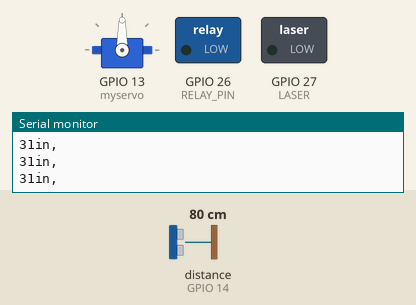
Bench run of a sketch on a simulated ESP32. Shown: servo, switched loads named in the sketch (green lamp = pin HIGH), the last lines printed to the serial monitor. Wiring (inferred from the names in the program): ultrasonic range finder: trigger GPIO 12; echo GPIO 14. Inputs (shaded band) come from the test bench; at power-on: distance to the obstacle (sensor on GPIO 14) 80 cm. The echo pulse lasts 58.3 µs per cm; pins used as bus, display or sensor lines are not drawn.

Above: at 1.2 s.
1.3 s: distance to the obstacle (sensor on GPIO 14) set to 17 cm
2.8 s: distance to the obstacle (sensor on GPIO 14) set to 13 cm
At 4.2 s:
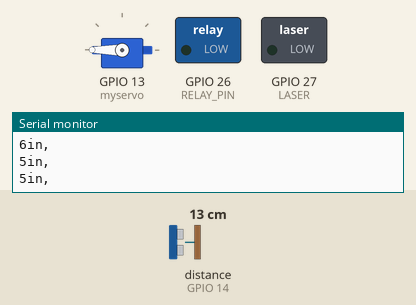
At 5.79 s:
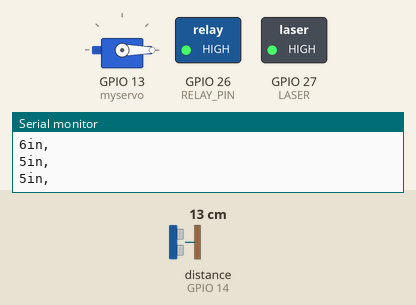
5.8 s: distance to the obstacle (sensor on GPIO 14) set to 18 cm
At 6.2 s:
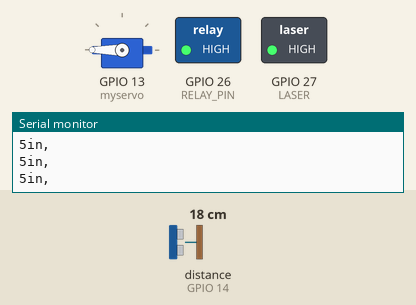
Timing chart, 0 to 10.3 s (numbered marks = the images above; inputs shaded):
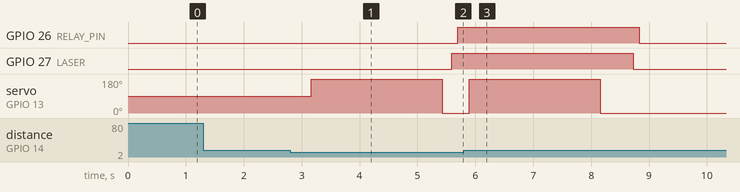

Measured:
- the behaviour switches between 16 and 15 cm on distance to the obstacle (sensor on GPIO 14) (found by bisection; images 0 and 1)
- after the input at 2.8 s, GPIO 26 (RELAY_PIN): LOW → HIGH after 2.9 s; GPIO 27 (LASER): LOW → HIGH after 2.8 s; servo on GPIO 13 (myservo): 90° → 180° after 0.36 s, → 0° 2.3 s later
- after the input at 5.8 s, GPIO 26 (RELAY_PIN): HIGH → LOW after 3.0 s; GPIO 27 (LASER): HIGH → LOW after 2.9 s; servo on GPIO 13 (myservo): goes on until 8.2 s, then stays 0°

The sketch:

sentryesp.ino
```cpp
#include <ESP32Servo.h>

const int pingPin = 12; // Trigger Pin of Ultrasonic Sensor
const int echoPin = 14; // Echo Pin of Ultrasonic Sensor
const int RELAY_PIN = 26;  // the Arduino pin, which connects to the IN pin of relay
const int LASER = 27;
boolean flag=false;
int range = 5; //change number for at what minimum distance away should sentry be triggered

Servo myservo;  // create servo object to control a servo
int pos = 230;    // variable to store the servo position

// the setup function runs once when you press reset or power the board
void setup() {
  Serial.begin(9600); // Starting Serial Terminal
  pinMode(RELAY_PIN, OUTPUT);
  pinMode (LASER, OUTPUT);
  // Allow allocation of all timers
  ESP32PWM::allocateTimer(0);
  ESP32PWM::allocateTimer(1);
  ESP32PWM::allocateTimer(2);
  ESP32PWM::allocateTimer(3);
  myservo.setPeriodHertz(50);    // standard 50 hz servo
  myservo.attach(13, 500, 2400); // attaches the servo on pin 13 to the servo object
}

// the loop function runs over and over again forever
void loop() {
  if (dist() <= range){
    myservo.attach(13, 500, 2400);
    trigger();
    laseron();
    relayon();
    flag = true;
  } else if ((dist() > 5) && flag) {
    laseroff();
    relayoff();
    flag=false;
    myservo.detach();
    delay(100);
  } else {
    flag=false;
    myservo.detach();
    delay(100);
  }
}

void relayon () {
  digitalWrite(RELAY_PIN, HIGH);
  delay(100);
}

void relayoff () {
  digitalWrite(RELAY_PIN, LOW);
  delay(100);
}

void laseron () {
  digitalWrite(LASER, HIGH); // open the laser head
  delay(100);
}

void laseroff () {
  digitalWrite(LASER, LOW); // turn off the laser head
  delay(100);
}

int dist (){
  long duration, inches, cm;
   pinMode(pingPin, OUTPUT);
   digitalWrite(pingPin, LOW);
   delayMicroseconds(2);
   digitalWrite(pingPin, HIGH);
   delayMicroseconds(10);
   digitalWrite(pingPin, LOW);
   pinMode(echoPin, INPUT);
   duration = pulseIn(echoPin, HIGH);
   inches = microsecondsToInches(duration);
   Serial.print(inches);
   Serial.print("in, ");
   Serial.println();
   delay(100);
   return inches;
}

void trigger (){
  for (pos = 180; pos <= 330; pos += 1) { // goes from 0 degrees to 180 degrees
    // in steps of 1 degree
    myservo.write(pos);    // tell servo to go to position in variable 'pos'
    delay(15);             // waits 15ms for the servo to reach the position
  }
  for (pos = 270; pos >= 260; pos -= 1) { // goes from 180 degrees to 0 degrees
    myservo.write(0);    // tell servo to go to position in variable 'pos'
    delay(15);             // waits 15ms for the servo to reach the position
  }
  myservo.detach();
}

long microsecondsToInches(long microseconds) {
   return microseconds / 74 / 2;
}
```
